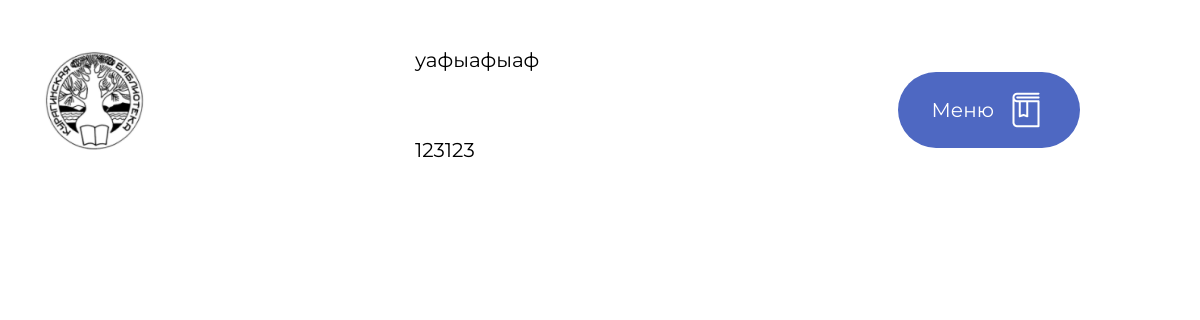
Page /events/ on the earlier database version.
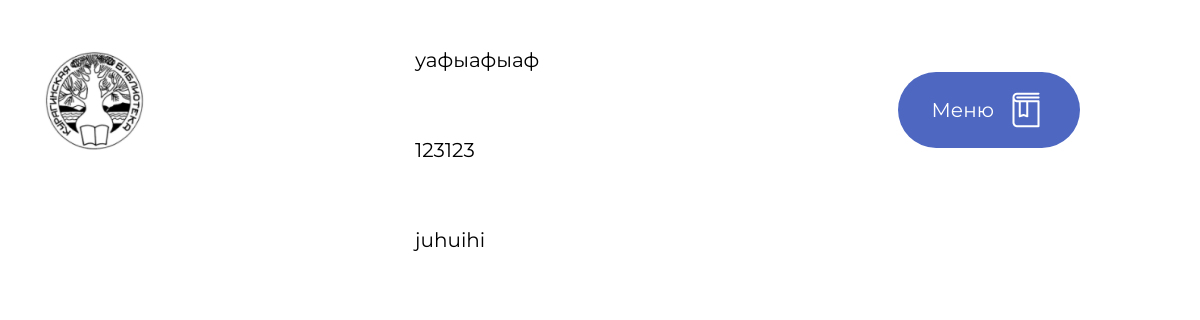
Same page on the later database version.
### events/models.py (models this page shows, shortened)
class Event(models.Model):
    title = models.CharField('Наименование мероприятия', max_length=250)
    main_info = models.TextField("Информация по мероприятию")
    date = models.DateField('Дата проведения')
    image = models.ImageField('Изображение', upload_to="events/")
    month = ''
    edited_info = ''
    class Meta:
        verbose_name = "Мероприятие"
        verbose_name_plural = "Мероприятия"

### events/views.py (the view)
# urls.py: path('', views.events),
def events(request):
    events_all = Event.objects.order_by('date')
    return render(request, 'events/events.html', {'events': events_all})

### events/templates/events/events.html (shortened to what this page needs)
<!DOCTYPE html>
<html lang="ru">
{% load static %}
<head>
    <link rel="stylesheet" href="{% static 'kurlib/css/reset.css' %}">
    <link rel="stylesheet" href="{% static 'kurlib/css/container.css' %}">
    <link rel="stylesheet" href="{% static 'kurlib/css/title.css' %}">
    <link rel="stylesheet" href="{% static 'kurlib/css/img-out.css' %}">
    <link rel="stylesheet" href="{% static 'kurlib/css/logo.css' %}">
    <link rel="stylesheet" href="{% static 'kurlib/css/menu.css' %}">
    <link rel="stylesheet" href="{% static 'kurlib/css/header.css' %}">
    <link rel="stylesheet" href="{% static 'kurlib/css/services.css' %}">
    <link rel="stylesheet" href="{% static 'kurlib/css/events__page.css' %}">
    <link rel="stylesheet" href="{% static 'kurlib/css/footer.css' %}">
    <link rel="stylesheet" href="{% static 'kurlib/css/media.css' %}">
</head>
<body>
    <header class="header header--about">
            <div class="general__header-top">
                <div class="header--left__name">
                    <h5 class="title title--left header--left__title header--left__title2 events__title--left">Мероприятия</h5>
                </div>
                <img class="logo logo--left" src="{% static 'kurlib/images/logo/logo__img.png' %}" alt="">
                <div class="menu__button menu__button--left">
                    <p class="menu__button-txt menu__button-txt--white">Меню</p>
                    <img class="menu__img" src="{% static 'kurlib/images/menu/menu__button--white.png' %}" alt="">
                </div>
    </header>
    <main>
        <section class="services events-page__list">
            <div class="services__item">
                {% for event in events %}
                    <p class="services__txt services__txt-main services__events"
                       onclick="location.href='{% url 'event_detail' event.id %}'">{{event.title}}</p>
                {% endfor %}
            </div>
        </section>
    </main>
</body>
</html>

Differences in the rows shown:
added Event: title "juhuihi"
